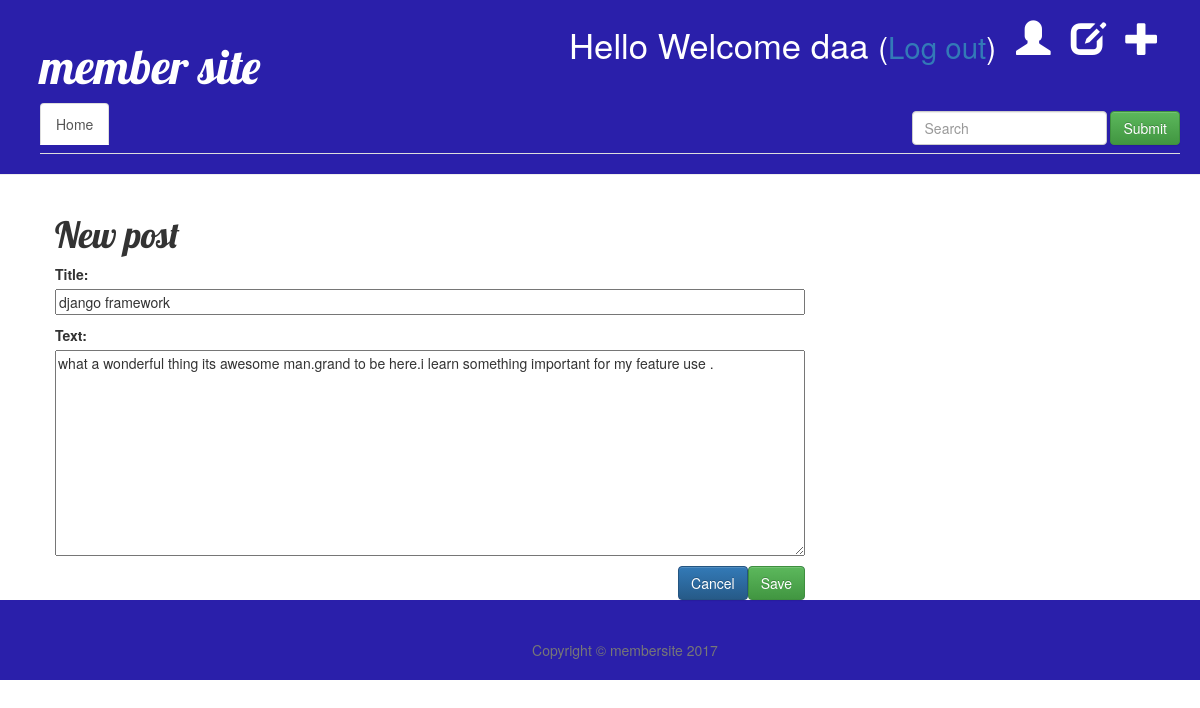
Screenshot of /post/2/edit/ (signed in) with the database file from the repository.
### blog/models.py (models this page shows, shortened)
class Post(models.Model):
    author = models.ForeignKey('auth.User')
    title = models.CharField(max_length=200)
    text = models.TextField()
    created_date = models.DateTimeField(
            default=timezone.now)
    published_date = models.DateTimeField(
            blank=True, null=True)
    class Meta:
        unique_together = ["title", "text"]
        ordering = ["published_date","author"]

### blog/views.py (the view)
# urls.py: url(r'^post/(?P<pk>\d+)/edit/$', views.post_edit, name='post_edit'),
@login_required
def post_edit(request, pk):
    post = get_object_or_404(Post, pk=pk)
    if request.method == "POST":
        form = PostForm(request.POST, instance=post)
        if form.is_valid():
            post = form.save(commit=False)
            post.author = request.user
            post.published_date = timezone.now()
            post.save()
            return redirect('post_detail', pk=post.pk)
    else:
        form = PostForm(instance=post)
    return render(request, 'blog/post_edit.html', {'form': form})

### blog/forms.py
class PostForm(forms.ModelForm):
    class Meta:
        model = Post
        fields = ('title', 'text',)

### blog/templates/blog/post_edit.html (shortened to what this page needs)
{% extends 'blog/base.html' %}
{% block content %}
    <h1>New post</h1>
    <form method="POST" class="post-form">{% csrf_token %}
        {{ form.as_p }}
        <button type="submit" class="save btn btn-Success">Save</button>
        <a href="javascript:history.go(-1)" button type="button" class="button btn btn-primary">Cancel</a>
    </form>
{% endblock %}

### blog/templates/blog/base.html (shortened to what this page needs)
{% load staticfiles %}
<html>
    <head>
        <link rel="stylesheet" href="//maxcdn.bootstrapcdn.com/bootstrap/3.2.0/css/bootstrap.min.css">
        <link rel="stylesheet" href="//maxcdn.bootstrapcdn.com/bootstrap/3.2.0/css/bootstrap-theme.min.css">
        <link rel="stylesheet" href="{% static 'css/blog.css' %}">
    </head>
    <body>
        <div class="page-header">
        {% if user.is_authenticated %}
            <a href="{% url 'post_new' %}" class="top-menu"><span class="glyphicon glyphicon-plus"></span></a>
            <a href="{% url 'post_draft_list' %}" class="top-menu"><span class="glyphicon glyphicon-edit"></span></a>
            <a href="{% url 'profile' %}" class="top-menu"><span class="glyphicon glyphicon-user"></span></a>
            <p class="top-menu">Hello Welcome {{ user.username }} <small>(<a href="{% url 'logout' %}">Log out</a>)</small></p>
        {% else %}
            <a href="{% url 'login' %}" class="top-menu"><span class="glyphicon glyphicon-lock"></span></a>
        {% endif %}
            <h1><a href="/">member site</a></h1>
            <ul class="nav nav-tabs">
            <li role="presentation" class="active"><a href="/">Home</a></li>
               <form class="navbar-form navbar-right" role="search">
                <div class="form-group">
                    <input type="text" class="form-control" placeholder="Search">
                </div>
                <button type="submit" class="btn btn-success">Submit</button>
                </form>
            </ul>
        </div>
        <div class="content container">
            <div class="row">
                <div class="col-md-8">
                    {% block content %}
                    {% endblock %}
                </div>
            </div>
        </div>
    <footer>
        <div class="container">
            <div class="row">
                <div class="col-lg-8 col-lg-offset-2 col-md-10 col-md-offset-1">
                    <ul class="list-inline text-center">
                    </ul>
                    <p class="copyright text-muted">Copyright &copy; membersite 2017</p>
                </div>
            </div>
        </div>
    </footer>
    </body>
 </html>

### blog/static/css/blog.css (style rules this page uses)
.page-header { background-color: #2A1FAA; margin-top: 0; padding: 20px 20px 20px 40px; }
.page-header h1, .page-header h1 a, .page-header h1 a:visited, .page-header h1 a:active { color: #ffffff; font-size: 36pt; text-decoration: none; }
.content { margin-left: 40px; }
h1, h2, h3, h4 { font-family: 'Lobster', cursive; }
.save { float: right; background-color: #2A1FAA; }
.button { float: right; background-color: #2A1FAA; }
.post-form textarea, .post-form input { width: 100%; }
.top-menu, .top-menu:hover, .top-menu:visited { color: #ffffff; float: right; font-size: 26pt; margin-right: 20px; }
footer { background-color: #2A1FAA; margin-top: 0; padding: 20px 20px 20px 40px; }
footer .list-inline { margin: 0; padding: 0; }
footer .copyright { font-size: 14px; text-align: center; margin-bottom: 0; }

### rows the page displays
Post: title "django framework", text "what a wonderful thing its awesome man.grand to be here.i learn something important for my feature use ."

### other values shown
{{ user.username }} "daa"
